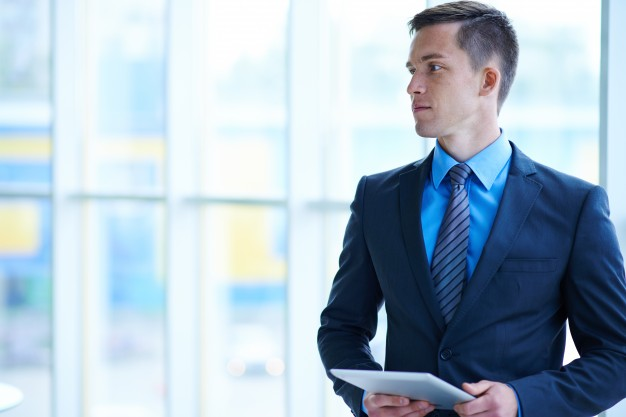
#> input picture left.jpg, 626 x 417 px
$ python image_overlapping.py
#> lines starting #> are read from the running program, lines starting #| are printed output that depends on the picture
#!/usr/bin/python3
import cv2
cv2.__version__
left_img=cv2.imread('left.jpg')
#> left_img is the input picture: shape (417, 626, 3); mean B, G, R 200.9, 186.8, 168.9
right_img=cv2.imread('right.jpg')
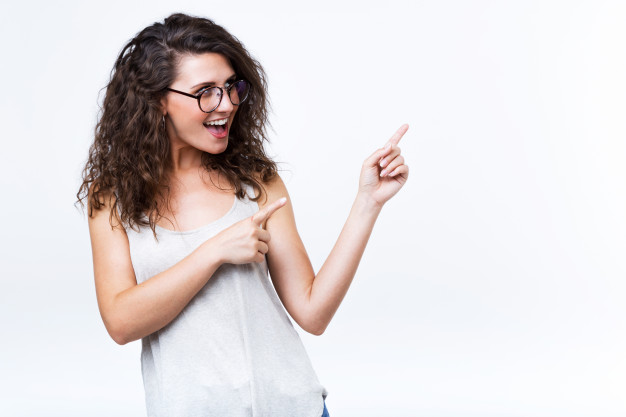
#> input picture right.jpg, 626 x 417 px
#> right_img is the input picture: shape (417, 626, 3); mean B, G, R 220.5, 219.5, 225.1
new_img=cv2.addWeighted(left_img,0.5,right_img,0.5,0)
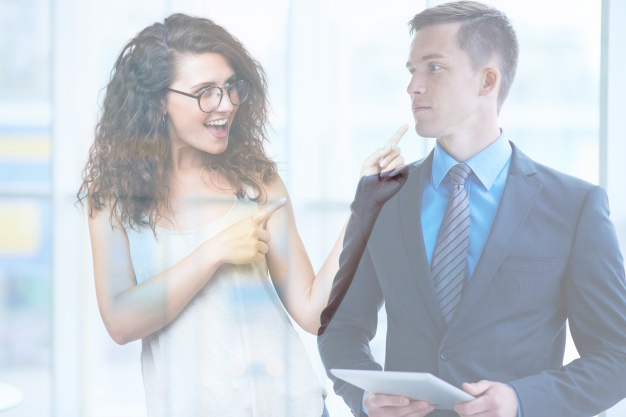
#> new_img: shape (417, 626, 3); mean B, G, R 210.7, 203.2, 197
cv2.imshow('new image',new_img)
cv2.waitKey(0)
